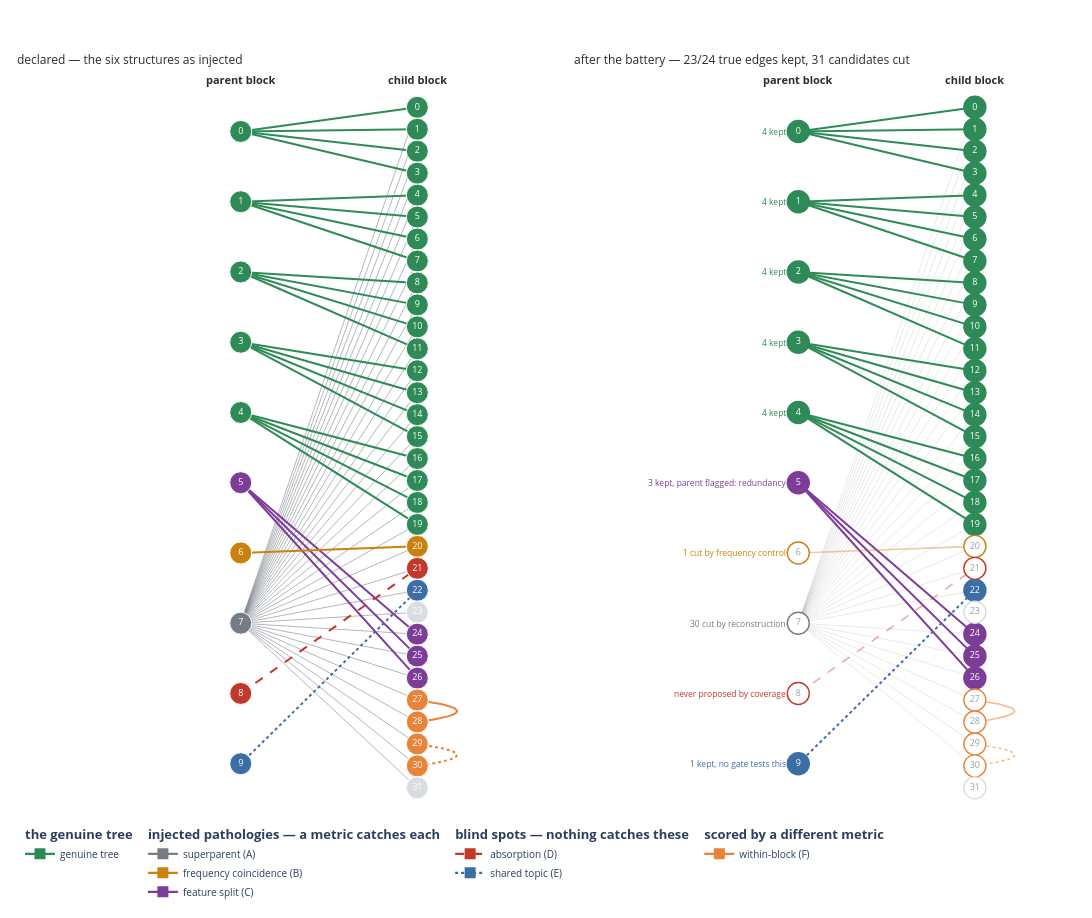

This figure's notebook cell:
### Markdown cell above
### Which gate caught which disease

The figure above answers *did the battery return the tree?* — recovered, missed,
false. It cannot answer the question the world was built for: **which injected
structure ran into which gate?** Green tells you an edge survived; it does not tell
you that thirty grey pairs died at reconstruction and one amber pair died at the
frequency control.

So here is the same before/after in the **colours of §1**. The left panel is
literally the traces of that figure — one structure, one colour, all the way
through — and the right panel keeps every colour but changes the *style* to say what
happened to it:

- **solid, full strength** — the edge survived all three gates;
- **faded** — the gates removed it, and the note beside the parent says which one;
- **hollow node** — no surviving edge touches this feature.

Read it structure by structure and the battery's division of labour is visible:
each pathology is killed by exactly the gate it was designed to trip, and the two
negative controls are the two colours that come out the other side unchanged.

### Code cell
# The verdicts are read off the same masks §4 composed — nothing is restated by hand.
gate_recon_cut = edge_mask & ~m["recon"]["passes"]
gate_freq_cut = recon_ok & ~(survival >= C.FREQ_SURVIVAL_MIN)
true_children_of = {p: set(kids) for p, kids in TREE_CHILDREN.items()}


def parent_verdict(p):
    """One line per parent: what the gates did to its candidates, in order."""
    kept = int(freq_ok[p].sum())
    cut_recon = int(gate_recon_cut[p].sum())
    cut_freq = int(gate_freq_cut[p].sum())
    proposed = int(edge_mask[p].sum())
    parts = []
    if kept:
        parts.append(f"{kept} kept")
    if cut_recon:
        parts.append(f"{cut_recon} cut by reconstruction")
    if cut_freq:
        parts.append(f"{cut_freq} cut by frequency control")
    if not proposed and true_children_of.get(p):
        parts.append("never proposed by coverage")
    if p == SPLIT_PARENT:
        parts.append("parent flagged: redundancy")
    if p == TOPIC_PARENT and kept:
        parts.append("no gate tests this")
    return ", ".join(parts) or "no candidates"


def draw_world_vs_battery():
    """§1's figure, and the same world after the battery — same colours throughout."""
    declared = draw_world()                       # the very traces from §1
    fig = make_subplots(
        rows=1, cols=2, horizontal_spacing=0.06,
        subplot_titles=("declared — the six structures as injected",
                        f"after the battery — {len(tp)}/{len(TREE_EDGES)} true edges kept, "
                        f"{len(kept - survivors)} candidates cut"))

    for trace in declared.data:                   # left panel: nothing redrawn
        fig.add_trace(trace, row=1, col=1)

    # --- right panel: same colours, style carries the outcome -------------------
    def edge(pp, cc, role, dash, width, alive, ghost=0.40):
        """One edge. Removed ones keep their colour AND their dash -- the identity of
        the structure is the whole point -- so only opacity carries the outcome.

        `ghost` is per-role because ink accumulates: thirty overlapping superparent
        hairlines at the opacity that makes a single amber line readable would print
        as strong a wash as the left panel, and "the grey is gone" is exactly what
        this panel has to show.
        """
        colour = ROLE[role][0]
        fig.add_trace(go.Scatter(
            x=[PX, CX], y=[PY[pp], CY[cc]], mode="lines", showlegend=False,
            line=dict(color=colour, width=width if alive else max(width * 0.8, 1.0),
                      dash=dash),
            opacity=1.0 if alive else ghost,
            hovertext=f"{pp} -> {cc} — {'survived' if alive else 'removed'}",
            hoverinfo="text"), row=1, col=2)

    for c in range(N_CHILD):                                      # (A) superparent
        if bool(edge_mask[SUPERPARENT, c]):
            edge(SUPERPARENT, c, "superparent", "solid", 1.0,
                 (SUPERPARENT, c) in survivors, ghost=0.16)
    for (pp, cc) in GENUINE_EDGES:                                # the genuine tree
        edge(pp, cc, "genuine", "solid", 2.0, (pp, cc) in survivors)
    for cc in SPLIT_CHILDREN:                                     # (C) split
        edge(SPLIT_PARENT, cc, "split", "solid", 2.0,
             (SPLIT_PARENT, cc) in survivors)
    edge(FREQ_PARENT, FREQ_CHILD, "freq", "solid", 2.0,           # (B) coincidence
         (FREQ_PARENT, FREQ_CHILD) in survivors)
    edge(ABSORB_PARENT, ABSORB_CHILD, "absorbed", "dash", 2.0,    # (D) absorption
         (ABSORB_PARENT, ABSORB_CHILD) in survivors)
    edge(TOPIC_PARENT, TOPIC_CHILD, "topic", "dot", 2.0,          # (E) shared topic
         (TOPIC_PARENT, TOPIC_CHILD) in survivors)

    for (a, b), dash in (((IN_BLOCK_PARENT, IN_BLOCK_CHILD), "solid"),
                         (IN_BLOCK_DUP, "dot")):                  # (F) within-block
        xs, ys = _arc((CX, CY[a]), (CX, CY[b]))
        fig.add_trace(go.Scatter(
            x=xs, y=ys, mode="lines", showlegend=False, opacity=0.55,
            line=dict(color=ROLE["in_block"][0], width=1.6, dash=dash),
            hovertext=f"{a} — {b}: scored by the in-block metric, not by this "
                      f"composition", hoverinfo="text"), row=1, col=2)

    # Nodes keep their role colour -- the disease stays identifiable -- and go
    # hollow when no surviving edge touches them.
    live_p = {pp for pp, _ in survivors}
    live_c = {cc for _, cc in survivors}
    for xs, ys, roles, ids, live, side in (
            ([PX] * N_PARENT, [PY[i] for i in range(N_PARENT)],
             [parent_role(i) for i in range(N_PARENT)], list(range(N_PARENT)),
             live_p, "parent"),
            ([CX] * N_CHILD, [CY[i] for i in range(N_CHILD)],
             [child_role(i) for i in range(N_CHILD)], list(range(N_CHILD)),
             live_c, "child")):
        for alive in (True, False):
            keep = [j for j, i in enumerate(ids) if (i in live) == alive]
            if not keep:
                continue
            fig.add_trace(go.Scatter(
                x=[xs[j] for j in keep], y=[ys[j] for j in keep],
                mode="markers+text", showlegend=False,
                text=[str(ids[j]) for j in keep], textposition="middle center",
                textfont=dict(color="white" if alive else GREY, size=9),
                marker=dict(size=22,
                            color=[ROLE[roles[j]][0] if alive else "white" for j in keep],
                            line=dict(width=1.4,
                                      color=[ROLE[roles[j]][0] for j in keep])),
                hovertext=[f"{side}-local {ids[j]} — "
                           f"{'in the surviving graph' if alive else 'no surviving edge'}"
                           for j in keep], hoverinfo="text"), row=1, col=2)

    # The verdict beside each parent: which test its candidates went through.
    for pp in range(N_PARENT):
        fig.add_annotation(
            x=PX - 0.06, y=PY[pp], text=parent_verdict(pp), xanchor="right",
            showarrow=False, row=1, col=2,
            font=dict(size=8.5, color=ROLE[parent_role(pp)][0]))

    fig.update_layout(
        width=1420, height=int(150 + 24 * N_CHILD), plot_bgcolor="white",
        margin=dict(l=20, r=20, t=70, b=95),
        legend=dict(orientation="h", yanchor="top", y=-0.01, x=0, font=dict(size=10)))
    # One x-range for both panels: the verdict column needs room on the right, and
    # giving only that panel the room would offset every node between before and
    # after -- which is the one comparison this figure exists to make easy.
    for col in (1, 2):
        fig.update_xaxes(visible=False, range=[-1.25, 1.55], row=1, col=col)
    for col in (1, 2):
        fig.update_yaxes(visible=False, range=[-N_CHILD - 0.6, 1.2], row=1, col=col)
        for x, side in ((PX, "parent block"), (CX, "child block")):
            fig.add_annotation(x=x, y=0.75, text=f"<b>{side}</b>", showarrow=False,
                               row=1, col=col, font=dict(size=11, color=INK))
    for note in fig.layout.annotations[:2]:
        note.font = dict(size=12, color=INK)
        note.xanchor, note.x = "left", note.x - 0.24
    return fig


before_after_fig = draw_world_vs_battery()
before_after_fig.show()

print(f"{'structure':<26} {'designed to trip':<24} {'what actually acted'}")
print("-" * 92)
for label, designed, pp in (
        ("genuine tree (0-4)",      "nothing — must survive",   0),
        ("C feature split (5)",     "redundancy, energy",       SPLIT_PARENT),
        ("B freq. coincidence (6)", "frequency control",        FREQ_PARENT),
        ("A superparent (7)",       "reconstruction, out-deg",  SUPERPARENT),
        ("D absorption (8)",        "nothing — blind spot",     ABSORB_PARENT),
        ("E shared topic (9)",      "nothing — blind spot",     TOPIC_PARENT)):
    print(f"{label:<26} {designed:<24} {parent_verdict(pp)}")
